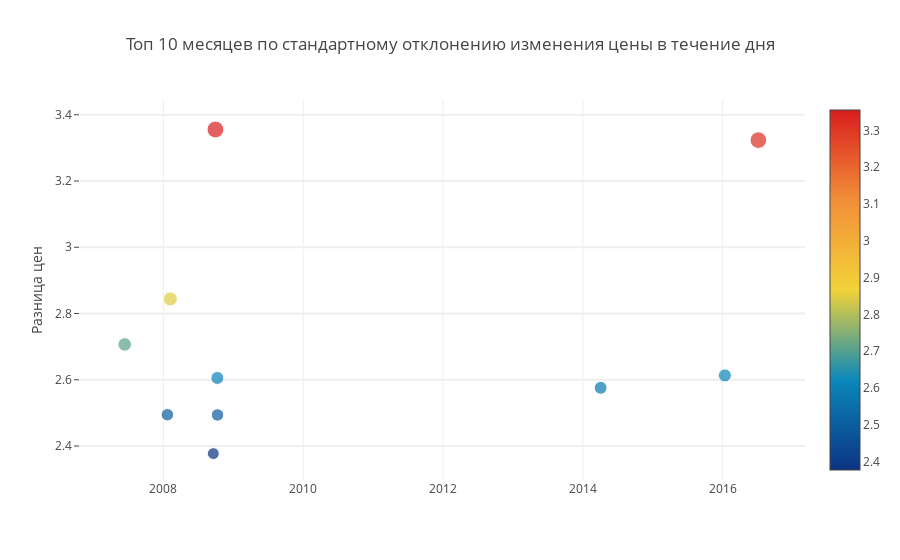

Notebook code cell kept with this figure:
### Code cell
market_train_df['price_diff'] = market_train_df['close'] - market_train_df['open']
grouped = market_train_df.groupby(['time']).agg({'price_diff': ['std', 'min']}).reset_index()
g = grouped.sort_values(('price_diff', 'std'), ascending=False)[:10]
g['min_text'] = 'Максимальное падение цен: ' + (-1 * np.round(g['price_diff']['min'], 2)).astype(str)
trace = go.Scatter(
    x = g['time'].dt.strftime(date_format='%Y-%m-%d').values,
    y = g['price_diff']['std'].values,
    mode='markers',
    marker=dict(
        size = g['price_diff']['std'].values * 5,
        color = g['price_diff']['std'].values,
        colorscale='Portland',
        showscale=True
    ),
    text = g['min_text'].values
)
data = [trace]

layout= go.Layout(
    autosize= True,
    title= 'Топ 10 месяцев по стандартному отклонению изменения цены в течение дня',
    hovermode= 'closest',
    yaxis=dict(
        title= 'Разница цен',
        ticklen= 5,
        gridwidth= 2,
    ),
    showlegend= False
)
fig = go.Figure(data=data, layout=layout)
py.iplot(fig,filename='scatter2010')

### Figure 1 — Plotly figure (JSON) as saved in the notebook; plotly's stock layout.template omitted (floating-point values rounded to 4 significant figures)
{"data": [{"marker": {"color": [3.356, 3.323, 2.844, 2.707, 2.613, 2.606, 2.576, 2.495, 2.494, 2.377], "colorscale": "Portland", "showscale": true, "size": [16.78, 16.62, 14.22, 13.53, 13.07, 13.03, 12.88, 12.47, 12.47, 11.89]}, "mode": "markers", "text": ["Максимальное падение цен: 77.52", "Максимальное падение цен: 49.34", "Максимальное падение цен: 98.24", "Максимальное падение цен: 74.42", "Максимальное падение цен: 57.09", "Максимальное падение цен: 63.49", "Максимальное падение цен: 67.27", "Максимальное падение цен: 4.11", "Максимальное падение цен: 6.23", "Максимальное падение цен: 8.46"], "type": "scatter", "uid": "975ba35c-218b-4df0-8c43-c3690a343889", "x": ["2008-09-29", "2016-07-06", "2008-02-06", "2007-06-13", "2016-01-13", "2008-10-09", "2014-04-04", "2008-01-22", "2008-10-10", "2008-09-18"], "y": [3.356, 3.323, 2.844, 2.707, 2.613, 2.606, 2.576, 2.495, 2.494, 2.377]}], "layout": {"autosize": true, "hovermode": "closest", "showlegend": false, "title": {"text": "Топ 10 месяцев по стандартному отклонению изменения цены в течение дня"}, "yaxis": {"gridwidth": 2, "ticklen": 5, "title": {"text": "Разница цен"}}}}
